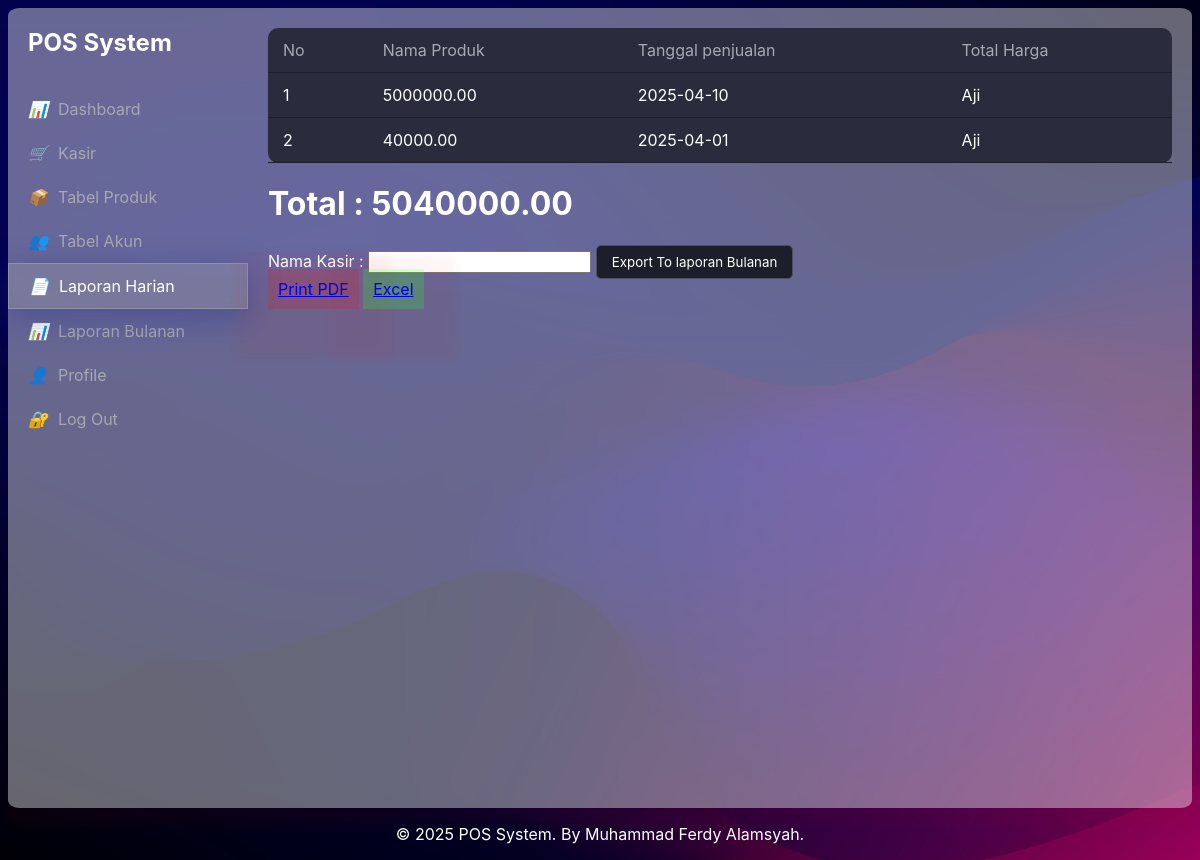
The app's page /App/view/laporan_harian.php (signed in) with its own data.
### tables this page shows
CREATE TABLE `laporan_harian` (
  `id_laporan_harian` int(50) NOT NULL,
  `total_penjualan` decimal(10,2) NOT NULL,
  `tanggal_penjualan` date NOT NULL DEFAULT current_timestamp(),
  `nama_kasir` varchar(255) NOT NULL,
  `id_user` int(50) NOT NULL
);

### App/view/laporan_harian.php (the view, shortened to what this page needs)
<?php include 'component/header.php' ?>
<?php
$query = mysqli_query($conn, "SELECT * FROM laporan_harian");
?>
<div class="container">
    <?php include 'component/sidebar.php' ?>
    <div class="main-content">
        <table class="table-container">
            <thead>
                <tr>
                    <th>No</th>
                    <th>Nama Produk</th>
                    <th>Tanggal penjualan</th>
                    <th>Total Harga</th>
                </tr>
            </thead>
            <tbody>
                <?php $no = 1;
                while ($row = mysqli_fetch_assoc($query)) { ?>
                    <tr>
                        <td><?= $no++ ?></td>
                        <td><?= $row['total_penjualan'] ?></td>
                        <td><?= $row['tanggal_penjualan'] ?></td>
                        <td><?= $row['nama_kasir'] ?></td>
                    </tr>
                <?php } ?>
            </tbody>
        </table>
        <?php
        $query = mysqli_query($conn, "SELECT SUM(total_penjualan) AS total FROM laporan_harian");
        $row = mysqli_fetch_assoc($query);
        ?>
        <h1>Total : <?= $row['total'] ?></h1>
        <form action="" method="post">
            <label for="kasir">Nama Kasir : </label>
            <input type="text" id="kasir">
            <button type="submit" name="export">
                Export To laporan Bulanan
            </button>
        </form>
        <div class="download">
            <a class="pdf" href="../controller/laporan_harian.php">Print PDF</a>
            <a class="excel" href="../controller/download_harian.php">Excel</a>
        </div>
    </div>
</div>
<?php include 'component/foother.php' ?>

### Public/CSS/style.css (style rules this page uses)
* { box-sizing: border-box; font-family: -apple-system, BlinkMacSystemFont, "Segoe UI", Roboto, Oxygen, Ubuntu, Cantarell, "Open Sans", "Helvetica Neue", sans-serif; }
body { background-image: url(../image/wallpaperflare.com_wallpaper.jpg); color: white; min-height: 100vh; }
.container { background-color: rgba(255, 255, 255, 0.4); backdrop-filter: blur(90px11px); box-shadow: 0 18px 9px 0 rgba(254, 11, 11, 0.04); --webkit-backdrop-filter: blur(90px11px); border: 1px; border-radius: 1%; display: flex; min-height: 100vh; }
.main-content { flex: 1; padding: 20px; }
select, button { padding: 8px 15px; border-radius: 5px; border: 1px solid #4d4f5e; background-color: #1c1e2a; color: white; cursor: pointer; }
.table-container { background-color: #2a2c3d; padding: 20px; border-radius: 10px; overflow-x: auto; }
table { width: 100%; border-collapse: collapse; }
th, td { padding: 12px 15px; text-align: left; border-bottom: 1px solid #1c1e2a; }
th { color: #a8a8b3; font-weight: normal; }
.pdf { padding: 10px; background-color: rgba(255, 0, 0, 0.2); backdrop-filter: blur(11px); box-shadow: 0 18px 9px 32px rgba(254, 11,11, 0.04); -webkit-backdrop-filter: blur(11px); border: 12px; border-radius: 1 solid rgba(255,255,255,0.4); }
.excel { padding: 10px; background-color: rgba(47, 255, 0, 0.2); backdrop-filter: blur(11px); box-shadow: 0 18px 9px 32px rgba(254, 11,11, 0.04); -webkit-backdrop-filter: blur(11px); border: 12px; border-radius: 1 solid rgba(255,255,255,0.4); }

### records on screen
laporan_harian: total_penjualan "5000000.00", tanggal_penjualan "2025-04-10", nama_kasir "Aji"
laporan_harian: total_penjualan "40000.00", tanggal_penjualan "2025-04-01", nama_kasir "Aji"

### other values on screen
$row['total'] "5040000.00"
